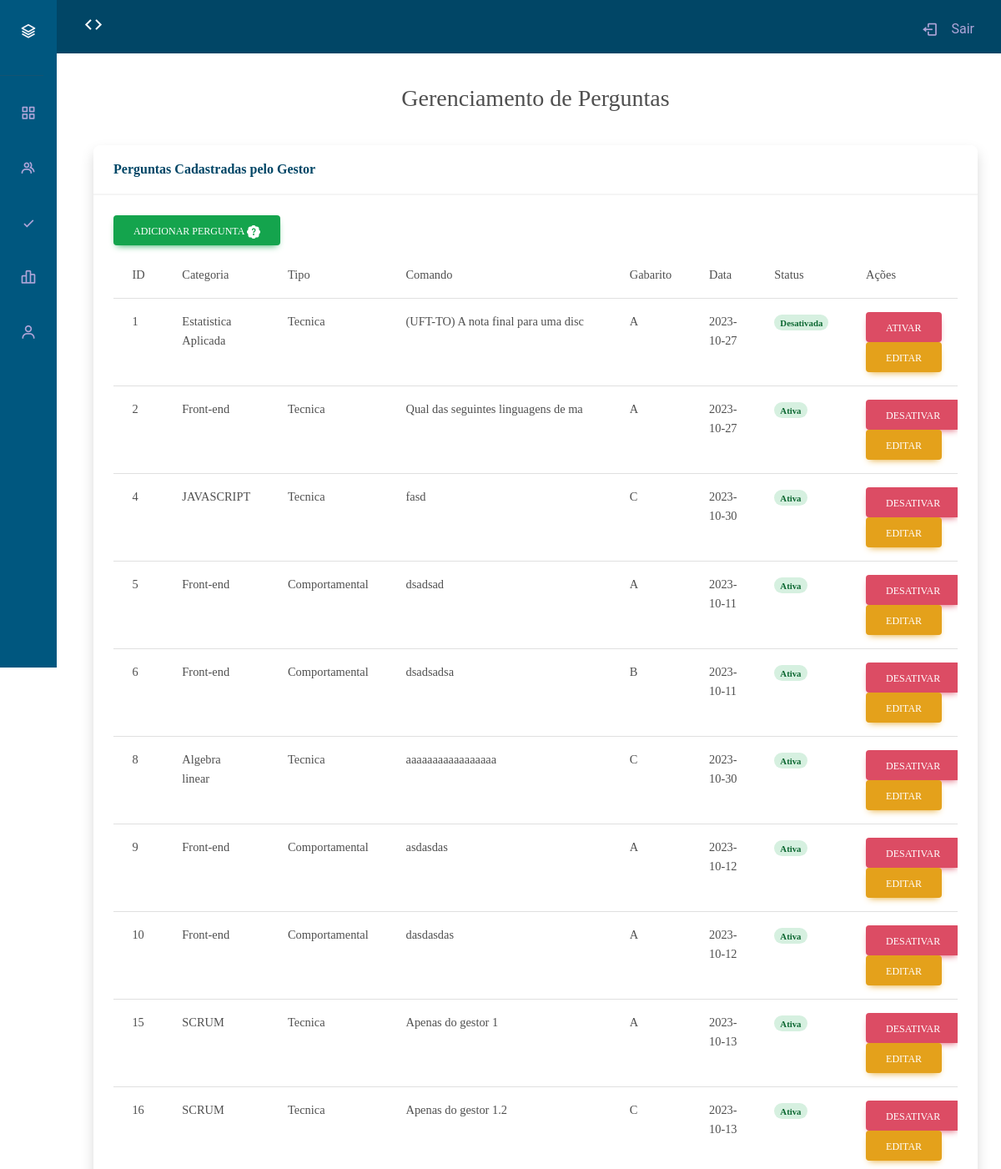
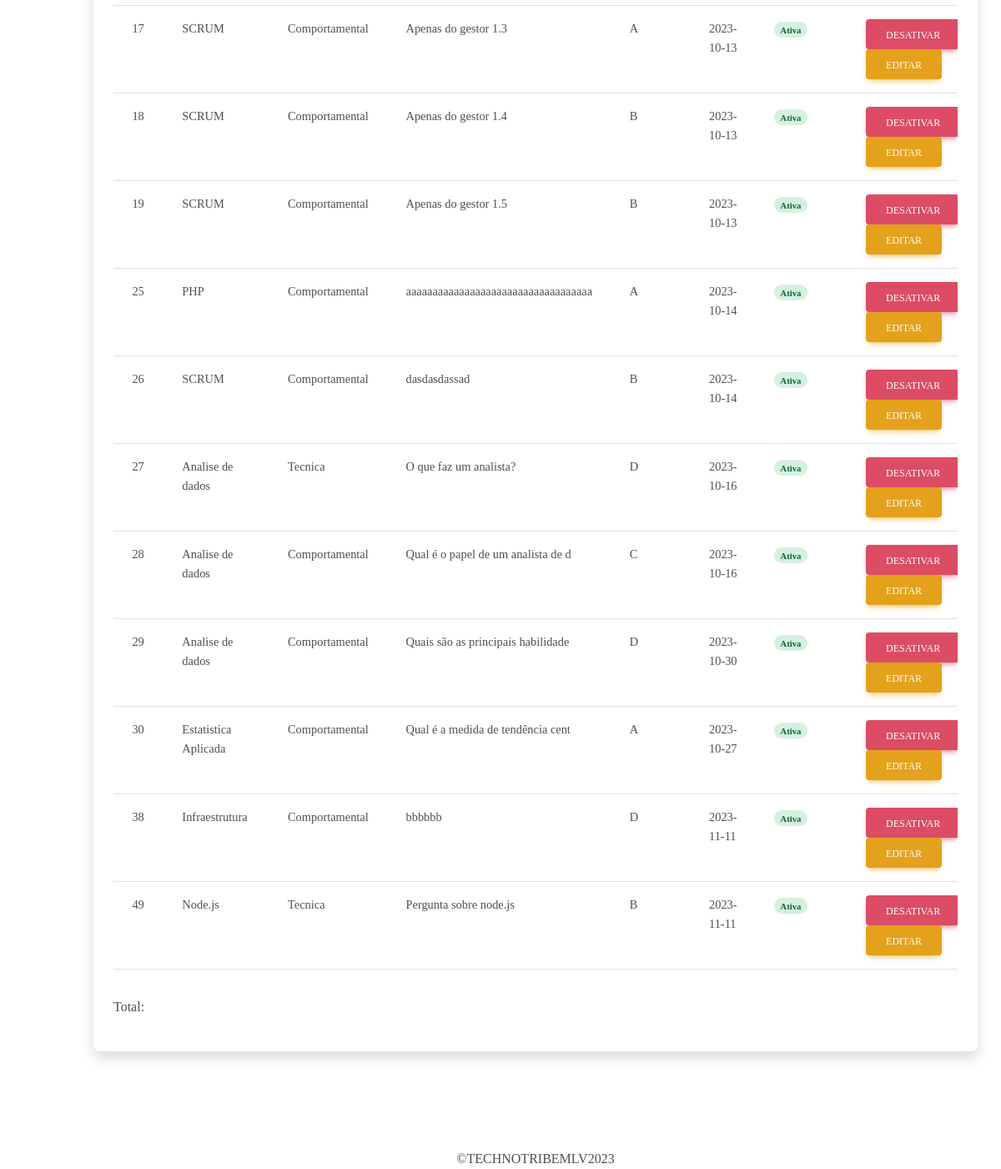
Screenshot of /GESTOR/PERGUNTAS/Perguntas.php (signed in) with the database file from the repository (2 pictures, top to bottom).
### tables this page shows
CREATE TABLE `tb_questoes` (
  `idTB_Questoes` int NOT NULL,
  `TB_Gestor_idTB_Gestor` int NOT NULL,
  `TB_Tipo_Questao_idTB_Tipo_Questao` int NOT NULL,
  `TB_Categoria_idTB_Categoria` int NOT NULL,
  `Questoes_Pergunta` varchar(255) DEFAULT NULL,
  `Questoes_A` varchar(255) DEFAULT NULL,
  `Questoes_B` varchar(255) DEFAULT NULL,
  `Questoes_C` varchar(255) DEFAULT NULL,
  `Questoes_D` varchar(255) DEFAULT NULL,
  `Questao_Correta` varchar(255) DEFAULT NULL,
  `Questao_Data` date DEFAULT NULL,
  `Questao_Status` tinyint(1) DEFAULT NULL
);

CREATE TABLE `tb_categoria` (
  `idTB_Categoria` int NOT NULL,
  `Categoria_Nome` varchar(35) DEFAULT NULL
);

CREATE TABLE `tb_tipo_questao` (
  `idTB_Tipo_Questao` int NOT NULL,
  `Tipo_Nome` varchar(20) DEFAULT NULL
);

### GESTOR/PERGUNTAS/Perguntas.php (the view, shortened to what this page needs)
<?php
include('../../CONEXAOPHP/conexao.php');
$cpf = $_SESSION['cpf'];
$procedure = "select idTB_Gestor,Gestor_Foto from TB_Gestor where Gestor_CPF = '$cpf'";
$sql = mysqli_query($conn, $procedure) or die(mysqli_error($conn));
while ($dados = mysqli_fetch_assoc($sql)) {
    $idTB_Gestor = $dados['idTB_Gestor'];
}
?>
<!DOCTYPE html>
<html lang="en">
<head>
    <link rel="stylesheet" href="https://cdn.jsdelivr.net/npm/bootstrap@5.0.0-beta1/dist/css/bootstrap.min.css">
    <link rel="stylesheet" href="https://cdn.jsdelivr.net/npm/boxicons@latest/css/boxicons.min.css">
    <link rel="stylesheet" href="../PROFILE/assets/bootstrap/css/profile.css">
    <link rel="stylesheet" href="assets/fonts/fontawesome-all.min.css">
    <link rel="stylesheet" href="assets/fonts/fontawesome-all.min.css">
    <link href="https://cdnjs.cloudflare.com/ajax/libs/mdb-ui-kit/6.4.2/mdb.min.css" rel="stylesheet"/>
</head>
<body id="body-pd">
    <header class="header" id="header">
        <div style="color: white;" class="header_toggle "> <i class='bx bx-expand-horizontal' id="header-toggle"></i> </div>
        <a href="../../LOGOFF/verifica_autenticacao.php" id="btn-sair" class="nav_link"> <i class='bx bx-log-out nav_icon'></i> <span class="nav_name">Sair</span> </a>
    </header>
    <main>
        <div class="l-navbar" id="nav-bar">
            <nav class="nav">
                <div> <a href="../../LOGIN/teladelogin.php" class="nav_logo"> <i class='bx bx-layer nav_logo-icon' ></i> <span class="nav_logo-name">Autorating</span> </a>
                <hr>
                    <div class="nav_list mt-4">
                        <a href="../MENU/menu.php" class="nav_link"> <i class='bx bx-grid-alt nav_icon'></i> <span class="nav_name">Menu</span> </a>
                        <a href="../COLEGAS/colegas.php" class="nav_link" > <i class='bx bx-group nav_icon'></i> <span class="nav_name">Meu departamento</span> </a>
                        <a href="../PESQUISAS/Base/Pesquisas.php" class="nav_link"> <i class='bx bx-check nav_icon'></i> <span class="nav_name">Realizadas</span> </a>
                        <a href="../Dashboard/dashboard.php" class="nav_link "> <i class='bx bx-bar-chart-alt-2 nav_icon'></i> <span class="nav_name">Dashboard</span> </a>
                        <a href="../profile/profile.php" class="nav_link "> <i class='bx bx-user nav_icon'></i> <span class="nav_name">Dados Pessoais</span> </a>
                    </div>
                </div>
            </nav>
        </div>
        <br>
        <br>
        <br>
        <blockquote class="blockquote text-center">
            <h3 class="mb-1 p-4" >Gerenciamento de Perguntas</h3>
        </blockquote>
            <div id="wrapper mb- p-4">
                <div class="d-flex flex-column" id="content-wrapper">
                    <div id="content">
                        <div class="container-fluid">
                            <div class="card shadow">
                                <div class="card-header py-3">
                                    <p class=" m-0 fw-bold" style=" color: rgb(1, 70, 102);">Perguntas Cadastradas pelo Gestor</p>
                                </div>
                                <div class="card-body">
                                    <div class="row">
                                        <div class="col-md-6 text-nowrap">
                                        <a href="CRUD_perguntas/insert_perguntas.php"><button type="button" class="btn btn-success">Adicionar Pergunta
                                            </button></a>
                                        </div>
                                        <div class="col-md-6">
                                        </div>
                                    </div>
                                    <div class="table-responsive table mt-2" id="dataTable" role="grid" aria-describedby="dataTable_info">
                                        <table class="table">
                                            <thead>
                                                <tr>
                                                    <th scope="col">ID</th>
                                                    <th scope="col">Categoria</th>
                                                    <th scope="col">Tipo</th>
                                                    <th scope="col">Comando</th>
                                                    <th scope="col">Gabarito</th>
                                                    <th scope="col">Data</th>
                                                    <th scope="col">Status</th>
                                                    <th scope="col">Ações</th>
                                                </tr>
                                            </thead>
                                            <tbody>
                                        <?php
                                        include '../../ConexaoPHP/conexao.php';
                                        $procedure = "SELECT q.*, c.Categoria_Nome, t.Tipo_Nome
                                                    FROM tb_questoes q
                                                    INNER JOIN tb_categoria c ON q.TB_Categoria_idTB_Categoria = c.idTB_Categoria
                                                    INNER JOIN tb_tipo_questao t ON q.TB_Tipo_Questao_idTB_Tipo_Questao = t.idTB_Tipo_Questao
                                                    WHERE q.TB_Gestor_idTB_Gestor = '$idTB_Gestor';";
                                        $sql = mysqli_query($conn, $procedure) or die(mysqli_error($conn));
                                        while ($dados = mysqli_fetch_assoc($sql)) {
                                            $idTB_Questoes = $dados['idTB_Questoes'];
                                            $Questao_Correta = $dados['Questao_Correta'];
                                            $comando = $dados['Questoes_Pergunta'];
                                            $data = $dados['Questao_Data'];
                                            $status = $dados['Questao_Status'];
                                            $Categoria_Nome = $dados['Categoria_Nome'];
                                            $Tipo_Nome = $dados['Tipo_Nome'];
                                            $comando =  substr($comando, 0, 35);
                                            if($status == '1'){
                                                $situacao = "Ativa";
                                                $btnstatus = "Desativar";
                                            }else{
                                                $situacao = "Desativada";
                                                $btnstatus = "Ativar";
                                            }
                                        ?>
                                                <tr>
                                                    <td><?php echo $idTB_Questoes ?></td>
                                                    <td><?php echo $Categoria_Nome ?></td>
                                                    <td><?php echo $Tipo_Nome ?></td>
                                                    <td><?php echo $comando ?></td>
                                                    <td><?php echo $Questao_Correta ?></td>
                                                    <td><?php echo $data ?></td>
                                                    <td><span class="badge badge-success rounded-pill d-inline"><?php echo   $situacao  ?></span></td>
                                                    <td>
                                                      <a class="btn btn-danger delete-button" data-bs-toggle="modal" data-bs-target="#DeleteModal<?php echo $idTB_Questoes?>" data-id="<?php echo $idTB_Colaborador?>"><?php echo  $btnstatus ?></a>
                                                            <a class="btn btn-warning" href="CRUD_perguntas/teladeupdateperguntas.php?idTB_Questoes=<?php echo $idTB_Questoes?>">Editar</a>
                                                    </td>
                                                </tr>
                                                <?php } ?>
                                            </tbody>
                                        </table>
                                    </div>
                                    <div class="row">
                                        <div class="col-md-6 align-self-center">
                                            <p id="dataTable_info" class="dataTables_info" role="status" aria-live="polite">Total: <?php $contar  ?></p>
                                        </div>
                                        <div class="col-md-6">
                                        </div>
                                    </div>
                                </div>
                            </div>
                        </div>
                    </div>
                    <footer class="sticky-footer">
                        <div class="container my-auto">
                            <div class="text-center my-auto copyright"><span>©TECHNOTRIBEMLV2023</span></div>
                        </div>
                    </footer>
                </div>
            </div>
    </main>
</body>
</html>

### rows the page displays
tb_questoes: idTB_Questoes "1", TB_Categoria_idTB_Categoria.Categoria_Nome "Estatistica Aplicada", TB_Tipo_Questao_idTB_Tipo_Questao.Tipo_Nome "Tecnica", Questoes_Pergunta "(UFT-TO) A nota final para uma disc", Questao_Correta "A", Questao_Data "2023-10-27", Questao_Status "Desativada", Questao_Status "ATIVAR"
tb_questoes: idTB_Questoes "2", TB_Categoria_idTB_Categoria.Categoria_Nome "Front-end", TB_Tipo_Questao_idTB_Tipo_Questao.Tipo_Nome "Tecnica", Questoes_Pergunta "Qual das seguintes linguagens de ma", Questao_Correta "A", Questao_Data "2023-10-27", Questao_Status "Ativa", Questao_Status "DESATIVAR"
tb_questoes: idTB_Questoes "4", TB_Categoria_idTB_Categoria.Categoria_Nome "JAVASCRIPT", TB_Tipo_Questao_idTB_Tipo_Questao.Tipo_Nome "Tecnica", Questoes_Pergunta "fasd", Questao_Correta "C", Questao_Data "2023-10-30", Questao_Status "Ativa", Questao_Status "DESATIVAR"
tb_questoes: idTB_Questoes "5", TB_Categoria_idTB_Categoria.Categoria_Nome "Front-end", TB_Tipo_Questao_idTB_Tipo_Questao.Tipo_Nome "Comportamental", Questoes_Pergunta "dsadsad", Questao_Correta "A", Questao_Data "2023-10-11", Questao_Status "Ativa", Questao_Status "DESATIVAR"
tb_questoes: idTB_Questoes "6", TB_Categoria_idTB_Categoria.Categoria_Nome "Front-end", TB_Tipo_Questao_idTB_Tipo_Questao.Tipo_Nome "Comportamental", Questoes_Pergunta "dsadsadsa", Questao_Correta "B", Questao_Data "2023-10-11", Questao_Status "Ativa", Questao_Status "DESATIVAR"
tb_questoes: idTB_Questoes "8", TB_Categoria_idTB_Categoria.Categoria_Nome "Algebra linear", TB_Tipo_Questao_idTB_Tipo_Questao.Tipo_Nome "Tecnica", Questoes_Pergunta "aaaaaaaaaaaaaaaaa", Questao_Correta "C", Questao_Data "2023-10-30", Questao_Status "Ativa", Questao_Status "DESATIVAR"
tb_questoes: idTB_Questoes "9", TB_Categoria_idTB_Categoria.Categoria_Nome "Front-end", TB_Tipo_Questao_idTB_Tipo_Questao.Tipo_Nome "Comportamental", Questoes_Pergunta "asdasdas", Questao_Correta "A", Questao_Data "2023-10-12", Questao_Status "Ativa", Questao_Status "DESATIVAR"
tb_questoes: idTB_Questoes "10", TB_Categoria_idTB_Categoria.Categoria_Nome "Front-end", TB_Tipo_Questao_idTB_Tipo_Questao.Tipo_Nome "Comportamental", Questoes_Pergunta "dasdasdas", Questao_Correta "A", Questao_Data "2023-10-12", Questao_Status "Ativa", Questao_Status "DESATIVAR"
tb_questoes: idTB_Questoes "15", TB_Categoria_idTB_Categoria.Categoria_Nome "SCRUM", TB_Tipo_Questao_idTB_Tipo_Questao.Tipo_Nome "Tecnica", Questoes_Pergunta "Apenas do gestor 1", Questao_Correta "A", Questao_Data "2023-10-13", Questao_Status "Ativa", Questao_Status "DESATIVAR"
tb_questoes: idTB_Questoes "16", TB_Categoria_idTB_Categoria.Categoria_Nome "SCRUM", TB_Tipo_Questao_idTB_Tipo_Questao.Tipo_Nome "Tecnica", Questoes_Pergunta "Apenas do gestor 1.2", Questao_Correta "C", Questao_Data "2023-10-13", Questao_Status "Ativa", Questao_Status "DESATIVAR"
tb_questoes: idTB_Questoes "17", TB_Categoria_idTB_Categoria.Categoria_Nome "SCRUM", TB_Tipo_Questao_idTB_Tipo_Questao.Tipo_Nome "Comportamental", Questoes_Pergunta "Apenas do gestor 1.3", Questao_Correta "A", Questao_Data "2023-10-13", Questao_Status "Ativa", Questao_Status "DESATIVAR"
tb_questoes: idTB_Questoes "18", TB_Categoria_idTB_Categoria.Categoria_Nome "SCRUM", TB_Tipo_Questao_idTB_Tipo_Questao.Tipo_Nome "Comportamental", Questoes_Pergunta "Apenas do gestor 1.4", Questao_Correta "B", Questao_Data "2023-10-13", Questao_Status "Ativa", Questao_Status "DESATIVAR"
tb_questoes: idTB_Questoes "19", TB_Categoria_idTB_Categoria.Categoria_Nome "SCRUM", TB_Tipo_Questao_idTB_Tipo_Questao.Tipo_Nome "Comportamental", Questoes_Pergunta "Apenas do gestor 1.5", Questao_Correta "B", Questao_Data "2023-10-13", Questao_Status "Ativa", Questao_Status "DESATIVAR"
tb_questoes: idTB_Questoes "25", TB_Categoria_idTB_Categoria.Categoria_Nome "PHP", TB_Tipo_Questao_idTB_Tipo_Questao.Tipo_Nome "Comportamental", Questoes_Pergunta "aaaaaaaaaaaaaaaaaaaaaaaaaaaaaaaaaaa", Questao_Correta "A", Questao_Data "2023-10-14", Questao_Status "Ativa", Questao_Status "DESATIVAR"
tb_questoes: idTB_Questoes "26", TB_Categoria_idTB_Categoria.Categoria_Nome "SCRUM", TB_Tipo_Questao_idTB_Tipo_Questao.Tipo_Nome "Comportamental", Questoes_Pergunta "dasdasdassad", Questao_Correta "B", Questao_Data "2023-10-14", Questao_Status "Ativa", Questao_Status "DESATIVAR"
tb_questoes: idTB_Questoes "27", TB_Categoria_idTB_Categoria.Categoria_Nome "Analise de dados", TB_Tipo_Questao_idTB_Tipo_Questao.Tipo_Nome "Tecnica", Questoes_Pergunta "O que faz um analista?", Questao_Correta "D", Questao_Data "2023-10-16", Questao_Status "Ativa", Questao_Status "DESATIVAR"
tb_questoes: idTB_Questoes "28", TB_Categoria_idTB_Categoria.Categoria_Nome "Analise de dados", TB_Tipo_Questao_idTB_Tipo_Questao.Tipo_Nome "Comportamental", Questoes_Pergunta "Qual é o papel de um analista de d", Questao_Correta "C", Questao_Data "2023-10-16", Questao_Status "Ativa", Questao_Status "DESATIVAR"
tb_questoes: idTB_Questoes "29", TB_Categoria_idTB_Categoria.Categoria_Nome "Analise de dados", TB_Tipo_Questao_idTB_Tipo_Questao.Tipo_Nome "Comportamental", Questoes_Pergunta "Quais são as principais habilidade", Questao_Correta "D", Questao_Data "2023-10-30", Questao_Status "Ativa", Questao_Status "DESATIVAR"
tb_questoes: idTB_Questoes "30", TB_Categoria_idTB_Categoria.Categoria_Nome "Estatistica Aplicada", TB_Tipo_Questao_idTB_Tipo_Questao.Tipo_Nome "Comportamental", Questoes_Pergunta "Qual é a medida de tendência cent", Questao_Correta "A", Questao_Data "2023-10-27", Questao_Status "Ativa", Questao_Status "DESATIVAR"
tb_questoes: idTB_Questoes "38", TB_Categoria_idTB_Categoria.Categoria_Nome "Infraestrutura", TB_Tipo_Questao_idTB_Tipo_Questao.Tipo_Nome "Comportamental", Questoes_Pergunta "bbbbbb", Questao_Correta "D", Questao_Data "2023-11-11", Questao_Status "Ativa", Questao_Status "DESATIVAR"
tb_questoes: idTB_Questoes "49", TB_Categoria_idTB_Categoria.Categoria_Nome "Node.js", TB_Tipo_Questao_idTB_Tipo_Questao.Tipo_Nome "Tecnica", Questoes_Pergunta "Pergunta sobre node.js", Questao_Correta "B", Questao_Data "2023-11-11", Questao_Status "Ativa", Questao_Status "DESATIVAR"
